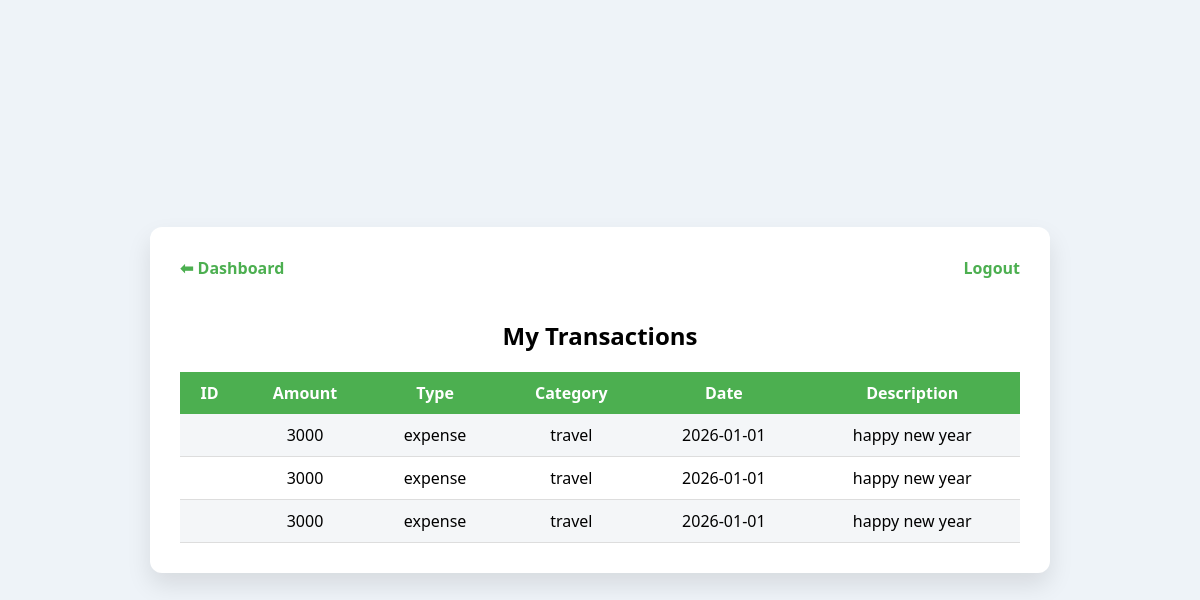
Page /transactions (signed in) on the earlier database version.
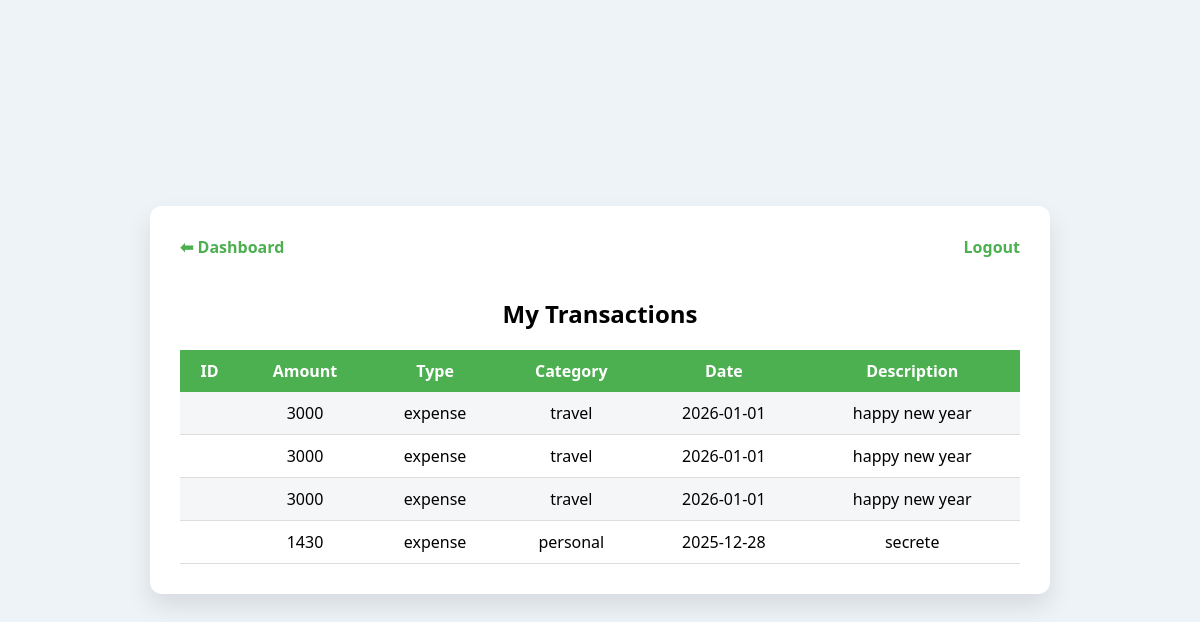
Same page on the later database version.
### tables this page shows
CREATE TABLE transactions (
            transaction_id INTEGER PRIMARY KEY AUTOINCREMENT,
            user_id INTEGER NOT NULL,
            amount INTEGER NOT NULL,
            type TEXT NOT NULL,
            category TEXT NOT NULL,
            date TEXT NOT NULL,
            description TEXT,
            FOREIGN KEY (user_id) REFERENCES users(id)
        );

### app.py (the view)
@app.route('/transactions')
def transactions():
    if 'user_id' not in session:
        return redirect('/login')
    conn = get_db_connection()
    cursor = conn.cursor()
    cursor.execute(
        "SELECT * FROM transactions WHERE user_id = ?",
        (session['user_id'],)
    )
    rows = cursor.fetchall()
    return render_template("transactions.html", transactions=rows)

### app.py (called while the page is built)
def get_db_connection():
    conn = sqlite3.connect("database.db")
    conn.row_factory = sqlite3.Row
    return conn

### templates/transactions.html (shortened to what this page needs)
<!DOCTYPE html>
<html>
<head>
    <link rel="stylesheet" href="{{ url_for('static', filename='css/style.css') }}">
</head>
<body>
<div class="table-container card">
    <div class="nav">
        <a href="/">⬅ Dashboard</a>
        <a href="/logout">Logout</a>
    </div>
    <h2>My Transactions</h2>
    <table>
        <tr>
            <th>ID</th>
            <th>Amount</th>
            <th>Type</th>
            <th>Category</th>
            <th>Date</th>
            <th>Description</th>
        </tr>
        {% for t in transactions %}
        <tr>
            <td>{{ t.id }}</td>
            <td>{{ t.amount }}</td>
            <td>{{ t.type }}</td>
            <td>{{ t.category }}</td>
            <td>{{ t.date }}</td>
            <td>{{ t.description }}</td>
        </tr>
        {% endfor %}
    </table>
</div>
</body>
</html>

### static/css/style.css (style rules this page uses)
* { box-sizing: border-box; font-family: "Segoe UI", Tahoma, sans-serif; }
body { margin: 0; background: #eef3f8; min-height: 100vh; display: flex; justify-content: center; align-items: center; }
.card { background: #fff; width: 420px; padding: 30px; border-radius: 12px; box-shadow: 0 12px 25px rgba(0, 0, 0, 0.1); text-align: center; display: grid; height: auto; }
.card h2 { margin-bottom: 20px; }
.table-container { width: 900px; }
table { width: 100%; border-collapse: collapse; }
th { background: #4CAF50; color: white; padding: 10px; }
td { padding: 10px; text-align: center; border-bottom: 1px solid #ddd; }
tr:nth-child(even) { background: #f4f6f8; }
.nav { display: flex; justify-content: space-between; margin-bottom: 20px; }
.nav a { text-decoration: none; color: #4CAF50; font-weight: 600; }

Differences in the rows shown:
added transactions: amount "1430", type "expense", category "personal", date "2025-12-28", description "secrete"
